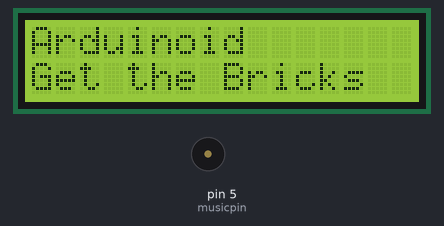
This sketch was run on a simulated Arduino Uno, built with avr-gcc and run on an emulated ATmega328P. On the bench: 16×2 character LCD, buzzer (waves = sounding). Random numbers use the default seed unless the sketch sets one; what the sketch prints to the serial monitor is not drawn.

Above: at 0.2 s.
At 16.66 s:
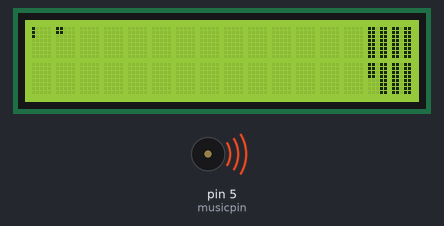
At 26.84 s:
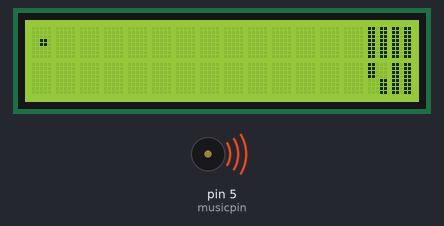
At 31.75 s:
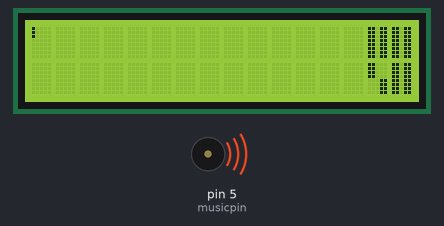
Timing chart, 0 to 40.0 s (numbered marks = the images above):
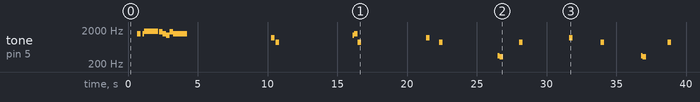

The sketch:

Arduinoid.ino
```cpp
//Written by Mason 2012

#include <LiquidCrystal.h>

//LiquidCrystal lcd(8, 9, 4, 5, 6, 7);
LiquidCrystal lcd(6, 10, 9, 14, 15, 16);
int adc_key_in  = 0;
#define btnRIGHT  0
#define btnUP     1
#define btnDOWN   2
#define btnLEFT   3
#define btnSELECT 4
#define btnNONE   5

int bpm = 30;
const int whole = (60000/bpm);
const int half = 30000/bpm;
const int quarter = 15000/bpm;
const int eight = 7500 / bpm;
const int sixteenth = 3750 / bpm;
const int thirty2 = 1875 / bpm;
//int musicpin = 3;
int musicpin = 5;
float vballx = 1;
float vbally = 0.2;
float xball = 1;
float yball = 1;
int xmax = 80;
int delaytime = 60;
int score;

//define graphics
byte dot[8] = {
  0x0,
  0x0,
  0x0,
  0x0,
  0x0,
  0x0,
  0x0,
  0x0
};
byte paddle[8] = {
  B00000,
  B00000,
  B00000,
  B00000,
  B00000,
  B11000,
  B11000,
  B11000
};
byte wallFR [8] = {
  0x0,
  0x0,
  0x0,
  0x0,
  0x0,
  0x0,
  0x0,
  0x0
};
byte wallFL [8] = {
  0x0,
  0x0,
  0x0,
  0x0,
  0x0,
  0x0,
  0x0,
  0x0
};
byte wallBR [8] = {
  0x0,
  0x0,
  0x0,
  0x0,
  0x0,
  0x0,
  0x0,
  0x0
};
byte wallBL [8] = {
  0x0,
  0x0,
  0x0,
  0x0,
  0x0,
  0x0,
  0x0,
  0x0
};
//Define the wall tiles
boolean wallarray [16] = {
  1,1,1,1,
  1,1,1,1,
  1,1,1,1,
  1,1,1,1};

int lcd_key     = 0;
int paddle_pos = 1;

int read_LCD_buttons()
{
   if(!digitalRead(A0))
   {
    delay(10);
    if(!digitalRead(A0))
       return btnUP;
    }
   if(!digitalRead(A1))
   {
    delay(10);
    if(!digitalRead(A1))
    return btnRIGHT;
    }
   if(!digitalRead(A3)){
    delay(10);
    if(!digitalRead(A3))
    return btnDOWN;
    }
   if(!digitalRead(A2)){
    delay(10);
    if(!digitalRead(A2))
     return btnLEFT;
     }
   if(!digitalRead(7)) {
    delay(10);
    if(!digitalRead(7))
    return btnSELECT;
    }
	 return btnNONE;
 /* adc_key_in = analogRead(0);      // read the value from the sensor
  // my buttons when read are centered at these values: 0, 144, 329, 504, 741
  // we add approx 50 to those values and check to see if we are close
  if (adc_key_in > 1000) return btnNONE; // We make this the 1st option for speed reasons since it will be the most likely result
  if (adc_key_in < 50)   return btnRIGHT;
  if (adc_key_in < 195)  return btnUP;
  if (adc_key_in < 380)  return btnDOWN;
  if (adc_key_in < 555)  return btnLEFT;
  if (adc_key_in < 790)  return btnSELECT;
  return btnNONE; */ // when all others fail, return this...
}
void getPaddle() {

  lcd_key = read_LCD_buttons();  // read the buttons
  switch (lcd_key)               // depending on which button was pushed, we perform an action
  {
  case btnUP:
    {
      if (paddle_pos > 1) paddle_pos -= 1;
      break;
    }
  case btnDOWN:
    {
      if (paddle_pos < 14) paddle_pos += 1;
      break;
    }
  }
}

void drawwalls()
{
  for (int i=0; i < 8; i+=4)
  {
    for (int j = 0; j<4; j++)
    {
      wallFL[j+i]=wallarray[i/2]*16+wallarray[i/2]*8+wallarray[i/2+1]*2+wallarray[i/2+1]*1;
      wallFR[j+i]=wallarray[i/2+4]*16+wallarray[i/2+4]*8+wallarray[i/2+5]*2+wallarray[i/2+5]*1;
      wallBL[j+i]=wallarray[i/2+8]*16+wallarray[i/2+8]*8+wallarray[i/2+9]*2+wallarray[i/2+9]*1;
      wallBR[j+i]=wallarray[i/2+12]*16+wallarray[i/2+12]*8+wallarray[i/2+13]*2+wallarray[i/2+13]*1;
    }
  }
  lcd.createChar(2,wallFL);
  lcd.createChar(3,wallFR);
  lcd.createChar(4,wallBL);
  lcd.createChar(5,wallBR);
  lcd.setCursor(14,0);
  lcd.write((byte)2);
  lcd.write((byte)4);
  lcd.setCursor(14,1);
  lcd.write((byte)3);
  lcd.write((byte)5);
}
//place dot on screen (80x16)
void placedot(int x, int y) {
  createdot(x%5,y%8);
  lcd.setCursor(x/5,y/8);
  lcd.write((byte)0);
}
void placepaddle(int y) {
  for (int i=0;i<8;i++){
    paddle[i]=0x0;
  }
  if (y%8>0) paddle[y%8-1] = 0x10;
  paddle[y%8] = 0x10;
  if (y%8<7)paddle[y%8+1] = 0x10;
  lcd.createChar(1,paddle);
  lcd.setCursor(0,y/8);
  lcd.write((byte)1);
}

//draw a dot in the 5x8 space of the character at location x,y
void createdot(int x, int y)  {
  for (int i=0;i<8;i++){
    dot[i]=0x0;
  }
  if (y > 0) dot[y-1] = (B11000 >> x);
  dot[y] = (B11000 >> x);
  lcd.createChar(0,dot);
}
int blockcounter = 0;
void handlecollisions()
{
  xball = xball + vballx;
  yball = yball + vbally;
  //Handle collisions in y
  if ((yball > 15) || (yball < 1)) {
    vbally = -vbally;
    tone(musicpin,880,eight);
  }
  //Handle Collisions in x

  if (xball > 69) //is the ball in the correct area
  {
    for (int i=0;i < 16; i++)
    {
      if (xball>(70+2*(i%2)+5*(i/8))) {//x condition met
        if ((yball>(2*(i%8)))&&(yball<(2*(i%8)+4))){ // y condition met
          if (wallarray[i] == 1){ //wall exists
           tone(musicpin,1174,eight);
           delay(eight);
            wallarray[i]=0;
            vballx = -vballx;
            xball = 70;
          }
        }
      }
    }
  }
  // Check to see if at edge of screen.
  if (xball > xmax)   {
    vballx = -vballx;
    tone(musicpin,880,eight);
  }

  //check for ball and paddle
  if (xball < 1)   {
    if (paddle_pos > int(yball)-2 && paddle_pos < int(yball)+2){
      tone(musicpin,1397,sixteenth);
      delay(sixteenth);
      tone(musicpin,1567,eight);
      vballx = -vballx;
      vbally *= random(1,4) ;
      vbally /= 2;
      Serial.println(vbally);
      score += 1;
      //xmax -= 2;
      delaytime -= 2;
      vballx += 0.1;
      int left = 0;
      for (int i=0;i<16;i++)
      { left += wallarray[i];
      }
      if (left < 1)       {
        lcd.clear();
        lcd.print("You Win! ");
        arkanoidsong();
        lcd.print(score);
        delay(15000);
        xmax = 80;
        score = 0;
        delaytime = 60;
        for (int i=0;i< 16;i++)
        {wallarray[i]=1;}

      }
    }
    else {
      tone(musicpin,349,sixteenth);
      delay(sixteenth);
      tone(musicpin,329,eight);
      vballx = -vballx;
      vbally *= random(1,4) ;
      vbally /= 2;
      score -=1;
    }
  }
}

void arkanoidsong(){
    tone(musicpin, 1568, eight);//g6
  delay(eight);
  noTone(musicpin);
  delay(sixteenth);
  tone(musicpin, 1568, sixteenth);//g6
  delay(sixteenth);
  tone(musicpin, 1864, half);//a#6
  delay(half);
  noTone(musicpin);
  delay(thirty2);
  tone(musicpin, 1760, eight);//a6
  delay(eight);
  tone(musicpin, 1568, eight);//g6
  delay(eight);
  tone(musicpin, 1396, eight);//f6
  delay(eight);
  tone(musicpin, 1760, eight);//a6
  delay(eight);
  tone(musicpin, 1568, half);
  delay(half);
}

void setup() {
  pinMode (musicpin, OUTPUT);
  pinMode (A0, INPUT);
  pinMode (A1, INPUT);
  pinMode (A2, INPUT);
  pinMode (A3, INPUT);
  pinMode (7, INPUT);
  pinMode (8, INPUT);
  lcd.begin(16, 2);
  delay(100);
  lcd.clear();
  lcd.setCursor(0,0);
  lcd.print("Arduinoid");
  lcd.setCursor(0,1);
  lcd.print("Get the Bricks");

  delay(500);
  arkanoidsong();
  delay(500);
  lcd.setCursor(0,1);
  lcd.print("Press to Start");
  while(analogRead(0)>1000)
  {
    delay(10);
  }
  Serial.begin(9600);
}

void loop() {
  lcd.clear();
  getPaddle();

  drawwalls();
  placepaddle(paddle_pos);
    handlecollisions();
  placedot(xball,yball);

  delay(delaytime);

}
```

Measured:
- by itself, tone on pin 5 (musicpin): plays 1568 Hz for 0.25 s, 1568 Hz for 0.13 s, 1864 Hz for 1.0 s, 1760 Hz for 0.25 s, 1568 Hz for 0.25 s, 1396 Hz for 0.25 s … (23 notes in this stretch)
